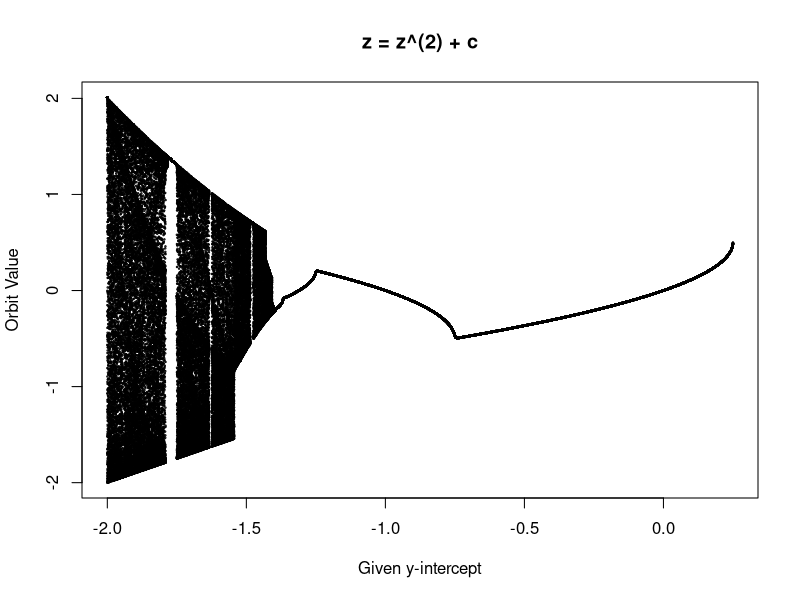

Generate this figure with R:


init.values = seq(-2.001, 0.25, 0.00001)
growth = rep(0, length(init.values))
n = 500

for(i in 1:length(init.values)) {
  z = 0
  c = init.values[i]
  for(j in 1:n) {
    z = z^(2) + c
  }
  if(!is.finite(z) || abs(z) > 10) {
    growth[i] = 2.01
  } else {
    growth[i] = z 
  }
}
plot(init.values, growth, xlab = "Given y-intercept", ylab = "Orbit Value", main = "z = z^(2) + c", type="p", cex=.2)


z = 0
c = -2.1
n = 200
for(i in 1:n) {
  z = z^(2) + c
  print(z)
}
z